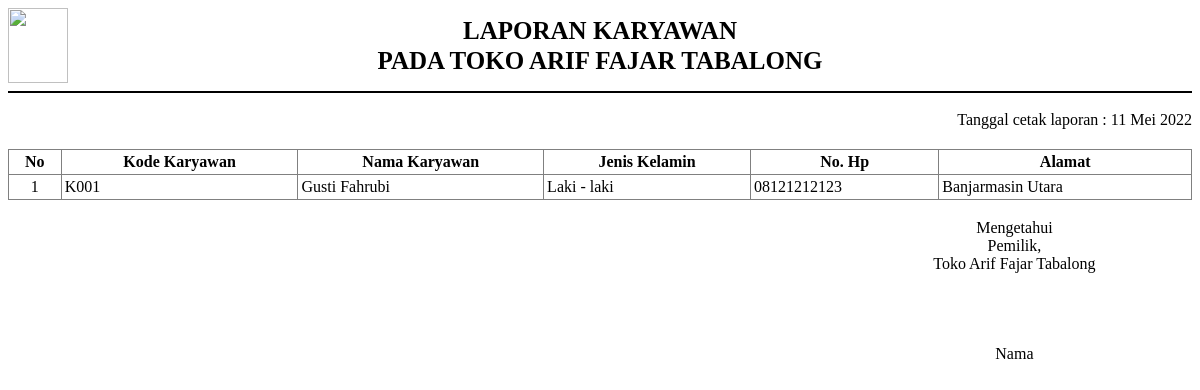
Screenshot of /admin/laporan/karyawan.php (signed in) with the database file from the repository.
### tables this page shows
CREATE TABLE `karyawan`  (
  `kode_karyawan` varchar(20) NOT NULL,
  `nama_karyawan` varchar(100) NULL DEFAULT NULL,
  `jenis_kelamin` enum('Laki - laki','Perempuan') NULL DEFAULT NULL,
  `no_hp` varchar(15) NULL DEFAULT NULL,
  `alamat` text NULL,
  PRIMARY KEY (`kode_karyawan`) USING BTREE
);

### config/config.php (called while the page is built, shortened)
<?php
function base_url($url = null)
{
    $base_url = "http://localhost/toko-logistik-obat";
    if ($url != null) {
        return $base_url . "/" . $url;
    } else {
        return $base_url;
    }
}
function tgl_indo($tanggal)
{
    $bulan = array(
        1 =>   'Januari',
        'Februari',
        'Maret',
        'April',
        'Mei',
        'Juni',
        'Juli',
        'Agustus',
        'September',
        'Oktober',
        'November',
        'Desember'
    );
    $pecahkan = explode('-', $tanggal);
    return $pecahkan[2] . ' ' . $bulan[(int) $pecahkan[1]] . ' ' . $pecahkan[0];
}
$no = 1;

### admin/laporan/karyawan.php (the view, shortened to what this page needs)
<?php
require_once '../../config/config.php';
?>
<!DOCTYPE html>
<html lang="en">
<head>
</head>
<body>
    <div class="kop">
        <img src="<?= base_url('assets/img/drugstore-icon.png') ?>" width="60" height="75" alt="">
        LAPORAN KARYAWAN <br>
        PADA TOKO ARIF FAJAR TABALONG
        <img src="<?= base_url('assets/img/blank.jpg') ?>" width="60" height="75" alt="">
    </div>
    <hr size="2" color="black">
    <div style="float: right; margin-bottom: 20px; margin-top: 10px;">
        Tanggal cetak laporan : <?= tgl_indo(date('Y-m-d')) ?>
    </div>
    <table border="1" cellpadding="3">
        <thead>
            <tr>
                <th>No</th>
                <th>Kode Karyawan</th>
                <th>Nama Karyawan</th>
                <th>Jenis Kelamin</th>
                <th>No. Hp</th>
                <th>Alamat</th>
            </tr>
        </thead>
        <tbody>
            <?php
            $data = $koneksi->query("SELECT * FROM karyawan ORDER BY kode_karyawan ASC");
            foreach ($data as $row) {
            ?>
                <tr>
                    <td align="center"><?= $no++; ?></td>
                    <td><?= $row['kode_karyawan']; ?></td>
                    <td align="left"><?= $row['nama_karyawan']; ?></td>
                    <td><?= $row['jenis_kelamin']; ?></td>
                    <td><?= $row['no_hp']; ?></td>
                    <td align="left"><?= $row['alamat']; ?></td>
                </tr>
            <?php } ?>
        </tbody>
    </table>
    <br>
    <table border="0">
        <tr align="center">
            <td width="70%"></td>
            <td>
                Mengetahui <br>
                Pemilik, <br>
                Toko Arif Fajar Tabalong
                <br><br><br><br><br>
                Nama
            </td>
        </tr>
    </table>
</body>
</html>

### admin/laporan/karyawan.php (style rules this page uses)
.kop { justify-content: space-between; font-size: 25px; font-weight: bold; line-height: 30px; text-align: center; position: relative; display: flex; flex-wrap: wrap; align-items: center; }
table { width: 100%; border-collapse: collapse; }
th { vertical-align: middle; }

### rows the page displays
karyawan: kode_karyawan "K001", nama_karyawan "Gusti Fahrubi", jenis_kelamin "Laki - laki", no_hp "08121212123", alamat "Banjarmasin Utara"
